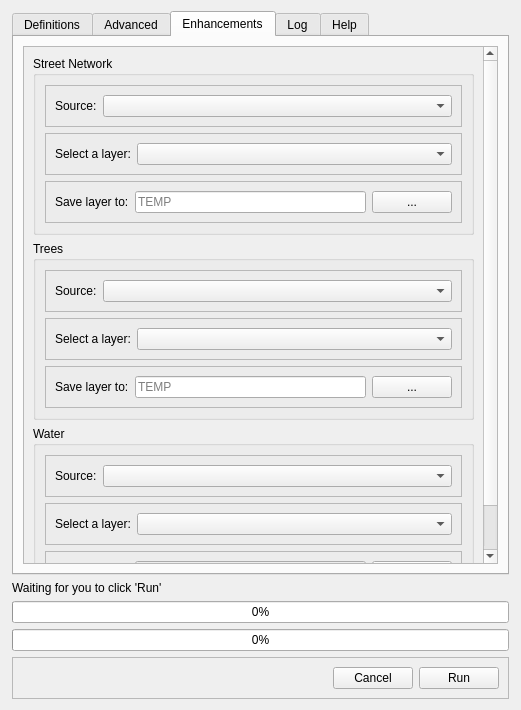
<?xml version="1.0" encoding="UTF-8"?>
<ui version="4.0">
 <class>citygenDialogBase</class>
 <widget class="QDialog" name="citygenDialogBase">
  <property name="geometry">
   <rect>
    <x>0</x>
    <y>0</y>
    <width>521</width>
    <height>710</height>
   </rect>
  </property>
  <property name="windowTitle">
   <string>citygen</string>
  </property>
  <property name="sizeGripEnabled">
   <bool>false</bool>
  </property>
  <layout class="QVBoxLayout" name="verticalLayout">
   <property name="leftMargin">
    <number>12</number>
   </property>
   <property name="rightMargin">
    <number>12</number>
   </property>
   <item>
    <widget class="QTabWidget" name="tabMain">
     <property name="currentIndex">
      <number>2</number>
     </property>
     <property name="usesScrollButtons">
      <bool>true</bool>
     </property>
     <widget class="QWidget" name="tab">
      <attribute name="title">
       <string>Definitions</string>
      </attribute>
      <layout class="QVBoxLayout" name="verticalLayout_13">
       <item>
        <widget class="QScrollArea" name="scrollArea">
         <property name="widgetResizable">
          <bool>true</bool>
         </property>
         <widget class="QWidget" name="scrollAreaWidgetContents">
          <property name="geometry">
           <rect>
            <x>0</x>
            <y>0</y>
            <width>259</width>
            <height>707</height>
           </rect>
          </property>
          <layout class="QVBoxLayout" name="verticalLayout_14">
           <item>
            <widget class="QGroupBox" name="groupBox_2">
             <property name="title">
              <string>Ortho (Aerial Image)</string>
             </property>
             <layout class="QVBoxLayout" name="verticalLayout_6">
              <item>
               <widget class="QFrame" name="frame_3">
                <property name="frameShape">
                 <enum>QFrame::StyledPanel</enum>
                </property>
                <property name="frameShadow">
                 <enum>QFrame::Raised</enum>
                </property>
                <layout class="QHBoxLayout" name="horizontalLayout_5" stretch="0,1">
                 <item>
                  <widget class="QLabel" name="label_5">
                   <property name="text">
                    <string>Source:</string>
                   </property>
                  </widget>
                 </item>
                 <item>
                  <widget class="QComboBox" name="cbxOrthoSource"/>
                 </item>
                </layout>
               </widget>
              </item>
              <item>
               <widget class="QFrame" name="frmOrthoLayer">
                <property name="frameShape">
                 <enum>QFrame::StyledPanel</enum>
                </property>
                <property name="frameShadow">
                 <enum>QFrame::Raised</enum>
                </property>
                <layout class="QHBoxLayout" name="horizontalLayout_6" stretch="0,1">
                 <item>
                  <widget class="QLabel" name="label_6">
                   <property name="text">
                    <string>Select a layer:</string>
                   </property>
                  </widget>
                 </item>
                 <item>
                  <widget class="QComboBox" name="cbxOrthoLayer"/>
                 </item>
                </layout>
               </widget>
              </item>
              <item>
               <widget class="QFrame" name="frmOrthoSateTo">
                <property name="frameShape">
                 <enum>QFrame::StyledPanel</enum>
                </property>
                <property name="frameShadow">
                 <enum>QFrame::Raised</enum>
                </property>
                <layout class="QHBoxLayout" name="horizontalLayout_11">
                 <item>
                  <widget class="QLabel" name="label_8">
                   <property name="text">
                    <string>Save layer to:</string>
                   </property>
                  </widget>
                 </item>
                 <item>
                  <widget class="QLineEdit" name="edtOrthoSateTo">
                   <property name="placeholderText">
                    <string>TEMP</string>
                   </property>
                  </widget>
                 </item>
                 <item>
                  <widget class="QPushButton" name="btnOrthoSateTo">
                   <property name="text">
                    <string>...</string>
                   </property>
                  </widget>
                 </item>
                </layout>
               </widget>
              </item>
             </layout>
            </widget>
           </item>
           <item>
            <widget class="QGroupBox" name="groupBox_3">
             <property name="title">
              <string>Digital Terrain Model (DTM)</string>
             </property>
             <layout class="QVBoxLayout" name="verticalLayout_4">
              <item>
               <widget class="QFrame" name="frame_7">
                <property name="frameShape">
                 <enum>QFrame::StyledPanel</enum>
                </property>
                <property name="frameShadow">
                 <enum>QFrame::Raised</enum>
                </property>
                <layout class="QHBoxLayout" name="horizontalLayout_8" stretch="0,1">
                 <item>
                  <widget class="QLabel" name="label_4">
                   <property name="text">
                    <string>Source:</string>
                   </property>
                  </widget>
                 </item>
                 <item>
                  <widget class="QComboBox" name="cbxDTMSource"/>
                 </item>
                </layout>
               </widget>
              </item>
              <item>
               <widget class="QFrame" name="frmDTMLayer">
                <property name="frameShape">
                 <enum>QFrame::StyledPanel</enum>
                </property>
                <property name="frameShadow">
                 <enum>QFrame::Raised</enum>
                </property>
                <layout class="QHBoxLayout" name="horizontalLayout_7" stretch="0,1">
                 <item>
                  <widget class="QLabel" name="label_2">
                   <property name="text">
                    <string>Select a layer:</string>
                   </property>
                  </widget>
                 </item>
                 <item>
                  <widget class="QComboBox" name="cbxDTMLayer"/>
                 </item>
                </layout>
               </widget>
              </item>
              <item>
               <widget class="QFrame" name="frmDTMSateTo">
                <property name="frameShape">
                 <enum>QFrame::StyledPanel</enum>
                </property>
                <property name="frameShadow">
                 <enum>QFrame::Raised</enum>
                </property>
                <layout class="QHBoxLayout" name="horizontalLayout_9">
                 <item>
                  <widget class="QLabel" name="label_9">
                   <property name="text">
                    <string>Save layer to:</string>
                   </property>
                  </widget>
                 </item>
                 <item>
                  <widget class="QLineEdit" name="edtDTMSateTo">
                   <property name="placeholderText">
                    <string>TEMP</string>
                   </property>
                  </widget>
                 </item>
                 <item>
                  <widget class="QPushButton" name="btnDTMSateTo">
                   <property name="text">
                    <string>...</string>
                   </property>
                  </widget>
                 </item>
                </layout>
               </widget>
              </item>
             </layout>
            </widget>
           </item>
           <item>
            <widget class="QGroupBox" name="groupBox">
             <property name="title">
              <string>Digital Surface Model (DSM)</string>
             </property>
             <property name="alignment">
              <set>Qt::AlignJustify|Qt::AlignTop</set>
             </property>
             <layout class="QVBoxLayout" name="verticalLayout_2">
              <property name="leftMargin">
               <number>12</number>
              </property>
              <property name="rightMargin">
               <number>12</number>
              </property>
              <item>
               <widget class="QFrame" name="frame">
                <property name="frameShape">
                 <enum>QFrame::StyledPanel</enum>
                </property>
                <property name="frameShadow">
                 <enum>QFrame::Raised</enum>
                </property>
                <layout class="QHBoxLayout" name="horizontalLayout" stretch="0,1">
                 <item>
                  <widget class="QLabel" name="label">
                   <property name="text">
                    <string>Source:</string>
                   </property>
                  </widget>
                 </item>
                 <item>
                  <widget class="QComboBox" name="cbxDSMSource"/>
                 </item>
                </layout>
               </widget>
              </item>
              <item>
               <widget class="QFrame" name="frmDSMLayer">
                <property name="enabled">
                 <bool>true</bool>
                </property>
                <property name="frameShape">
                 <enum>QFrame::StyledPanel</enum>
                </property>
                <property name="frameShadow">
                 <enum>QFrame::Raised</enum>
                </property>
                <layout class="QHBoxLayout" name="horizontalLayout_3" stretch="0,1">
                 <item>
                  <widget class="QLabel" name="label_3">
                   <property name="text">
                    <string>Select a layer:</string>
                   </property>
                  </widget>
                 </item>
                 <item>
                  <widget class="QComboBox" name="cbxDSMLayer"/>
                 </item>
                </layout>
               </widget>
              </item>
              <item>
               <widget class="QFrame" name="frmDSMSateTo">
                <property name="frameShape">
                 <enum>QFrame::StyledPanel</enum>
                </property>
                <property name="frameShadow">
                 <enum>QFrame::Raised</enum>
                </property>
                <layout class="QHBoxLayout" name="horizontalLayout_10">
                 <item>
                  <widget class="QLabel" name="label_7">
                   <property name="text">
                    <string>Save layer to:</string>
                   </property>
                  </widget>
                 </item>
                 <item>
                  <widget class="QLineEdit" name="edtDSMSateTo">
                   <property name="placeholderText">
                    <string>TEMP</string>
                   </property>
                  </widget>
                 </item>
                 <item>
                  <widget class="QPushButton" name="btnDSMSateTo">
                   <property name="text">
                    <string>...</string>
                   </property>
                  </widget>
                 </item>
                </layout>
               </widget>
              </item>
             </layout>
            </widget>
           </item>
          </layout>
         </widget>
        </widget>
       </item>
      </layout>
     </widget>
     <widget class="QWidget" name="tab_2">
      <attribute name="title">
       <string>Advanced</string>
      </attribute>
      <layout class="QVBoxLayout" name="verticalLayout_3">
       <item>
        <widget class="QScrollArea" name="scrollArea_2">
         <property name="widgetResizable">
          <bool>true</bool>
         </property>
         <widget class="QWidget" name="scrollAreaWidgetContents_2">
          <property name="geometry">
           <rect>
            <x>0</x>
            <y>0</y>
            <width>350</width>
            <height>461</height>
           </rect>
          </property>
          <layout class="QVBoxLayout" name="verticalLayout_17">
           <item>
            <widget class="QGroupBox" name="groupBox_6">
             <property name="title">
              <string>Footprint</string>
             </property>
             <layout class="QVBoxLayout" name="verticalLayout_15">
              <item>
               <widget class="QFrame" name="frame_10">
                <property name="frameShape">
                 <enum>QFrame::StyledPanel</enum>
                </property>
                <property name="frameShadow">
                 <enum>QFrame::Raised</enum>
                </property>
                <layout class="QHBoxLayout" name="horizontalLayout_16" stretch="0,1">
                 <item>
                  <widget class="QLabel" name="label_16">
                   <property name="text">
                    <string>Source:</string>
                   </property>
                  </widget>
                 </item>
                 <item>
                  <widget class="QComboBox" name="cbxFootprintSource"/>
                 </item>
                </layout>
               </widget>
              </item>
              <item>
               <widget class="QFrame" name="frmFootprintLayer">
                <property name="frameShape">
                 <enum>QFrame::StyledPanel</enum>
                </property>
                <property name="frameShadow">
                 <enum>QFrame::Raised</enum>
                </property>
                <layout class="QHBoxLayout" name="horizontalLayout_19" stretch="0,1">
                 <item>
                  <widget class="QLabel" name="label_17">
                   <property name="text">
                    <string>Select a layer:</string>
                   </property>
                  </widget>
                 </item>
                 <item>
                  <widget class="QComboBox" name="cbxFootprintLayer"/>
                 </item>
                </layout>
               </widget>
              </item>
              <item>
               <widget class="QFrame" name="frmFootprintSateTo">
                <property name="frameShape">
                 <enum>QFrame::StyledPanel</enum>
                </property>
                <property name="frameShadow">
                 <enum>QFrame::Raised</enum>
                </property>
                <layout class="QHBoxLayout" name="horizontalLayout_20" stretch="0,1,0">
                 <item>
                  <widget class="QLabel" name="label_18">
                   <property name="text">
                    <string>Save layer to:</string>
                   </property>
                  </widget>
                 </item>
                 <item>
                  <widget class="QLineEdit" name="edtFootprintSateTo">
                   <property name="placeholderText">
                    <string>TEMP</string>
                   </property>
                  </widget>
                 </item>
                 <item>
                  <widget class="QPushButton" name="btnFootprintSateTo">
                   <property name="text">
                    <string>...</string>
                   </property>
                  </widget>
                 </item>
                </layout>
               </widget>
              </item>
              <item>
               <widget class="QGroupBox" name="groupBox_7">
                <property name="title">
                 <string>Building Height Identification</string>
                </property>
                <layout class="QVBoxLayout" name="verticalLayout_16">
                 <item>
                  <widget class="QFrame" name="frame_12">
                   <property name="frameShape">
                    <enum>QFrame::StyledPanel</enum>
                   </property>
                   <property name="frameShadow">
                    <enum>QFrame::Raised</enum>
                   </property>
                   <layout class="QHBoxLayout" name="horizontalLayout_21" stretch="0,1">
                    <item>
                     <widget class="QLabel" name="label_12">
                      <property name="text">
                       <string>Building Height Method:</string>
                      </property>
                     </widget>
                    </item>
                    <item>
                     <widget class="QComboBox" name="cbxBuildingHeightMethod">
                      <property name="currentIndex">
                       <number>-1</number>
                      </property>
                     </widget>
                    </item>
                   </layout>
                  </widget>
                 </item>
                </layout>
               </widget>
              </item>
             </layout>
            </widget>
           </item>
           <item>
            <widget class="QGroupBox" name="groupBox_5">
             <property name="title">
              <string>Other</string>
             </property>
             <layout class="QVBoxLayout" name="verticalLayout_10">
              <item>
               <widget class="QFrame" name="frame_6">
                <property name="frameShape">
                 <enum>QFrame::StyledPanel</enum>
                </property>
                <property name="frameShadow">
                 <enum>QFrame::Raised</enum>
                </property>
                <layout class="QHBoxLayout" name="horizontalLayout_13" stretch="0,1">
                 <item>
                  <widget class="QLabel" name="label_11">
                   <property name="text">
                    <string>Clipping Polygon:</string>
                   </property>
                  </widget>
                 </item>
                 <item>
                  <widget class="QComboBox" name="cmbClip"/>
                 </item>
                </layout>
               </widget>
              </item>
             </layout>
            </widget>
           </item>
           <item>
            <spacer name="verticalSpacer_2">
             <property name="orientation">
              <enum>Qt::Vertical</enum>
             </property>
             <property name="sizeHint" stdset="0">
              <size>
               <width>20</width>
               <height>40</height>
              </size>
             </property>
            </spacer>
           </item>
          </layout>
         </widget>
        </widget>
       </item>
      </layout>
     </widget>
     <widget class="QWidget" name="tab_3">
      <attribute name="title">
       <string>Enhancements</string>
      </attribute>
      <layout class="QVBoxLayout" name="verticalLayout_8">
       <item>
        <widget class="QScrollArea" name="scrollArea_3">
         <property name="widgetResizable">
          <bool>true</bool>
         </property>
         <widget class="QWidget" name="scrollAreaWidgetContents_3">
          <property name="geometry">
           <rect>
            <x>0</x>
            <y>0</y>
            <width>449</width>
            <height>707</height>
           </rect>
          </property>
          <layout class="QVBoxLayout" name="verticalLayout_18">
           <item>
            <widget class="QGroupBox" name="groupBox_4">
             <property name="title">
              <string>Street Network</string>
             </property>
             <layout class="QVBoxLayout" name="verticalLayout_9">
              <item>
               <widget class="QFrame" name="frame_9">
                <property name="frameShape">
                 <enum>QFrame::StyledPanel</enum>
                </property>
                <property name="frameShadow">
                 <enum>QFrame::Raised</enum>
                </property>
                <layout class="QHBoxLayout" name="horizontalLayout_12" stretch="0,1">
                 <item>
                  <widget class="QLabel" name="label_10">
                   <property name="text">
                    <string>Source:</string>
                   </property>
                  </widget>
                 </item>
                 <item>
                  <widget class="QComboBox" name="cbxStreetSource"/>
                 </item>
                </layout>
               </widget>
              </item>
              <item>
               <widget class="QFrame" name="frmStreetLayer">
                <property name="frameShape">
                 <enum>QFrame::StyledPanel</enum>
                </property>
                <property name="frameShadow">
                 <enum>QFrame::Raised</enum>
                </property>
                <layout class="QHBoxLayout" name="horizontalLayout_15" stretch="0,1">
                 <item>
                  <widget class="QLabel" name="label_13">
                   <property name="text">
                    <string>Select a layer:</string>
                   </property>
                  </widget>
                 </item>
                 <item>
                  <widget class="QComboBox" name="cbxStreetLayer"/>
                 </item>
                </layout>
               </widget>
              </item>
              <item>
               <widget class="QFrame" name="frmStreetSateTo">
                <property name="frameShape">
                 <enum>QFrame::StyledPanel</enum>
                </property>
                <property name="frameShadow">
                 <enum>QFrame::Raised</enum>
                </property>
                <layout class="QHBoxLayout" name="horizontalLayout_17">
                 <item>
                  <widget class="QLabel" name="label_14">
                   <property name="text">
                    <string>Save layer to:</string>
                   </property>
                  </widget>
                 </item>
                 <item>
                  <widget class="QLineEdit" name="edtStreetSateTo">
                   <property name="placeholderText">
                    <string>TEMP</string>
                   </property>
                  </widget>
                 </item>
                 <item>
                  <widget class="QPushButton" name="btnStreetSateTo">
                   <property name="text">
                    <string>...</string>
                   </property>
                  </widget>
                 </item>
                </layout>
               </widget>
              </item>
             </layout>
            </widget>
           </item>
           <item>
            <widget class="QGroupBox" name="groupBox_8">
             <property name="title">
              <string>Trees</string>
             </property>
             <layout class="QVBoxLayout" name="verticalLayout_11">
              <item>
               <widget class="QFrame" name="frame_11">
                <property name="frameShape">
                 <enum>QFrame::StyledPanel</enum>
                </property>
                <property name="frameShadow">
                 <enum>QFrame::Raised</enum>
                </property>
                <layout class="QHBoxLayout" name="horizontalLayout_18" stretch="0,1">
                 <item>
                  <widget class="QLabel" name="label_15">
                   <property name="text">
                    <string>Source:</string>
                   </property>
                  </widget>
                 </item>
                 <item>
                  <widget class="QComboBox" name="cbxTreeSource"/>
                 </item>
                </layout>
               </widget>
              </item>
              <item>
               <widget class="QFrame" name="frmTreeLayer">
                <property name="frameShape">
                 <enum>QFrame::StyledPanel</enum>
                </property>
                <property name="frameShadow">
                 <enum>QFrame::Raised</enum>
                </property>
                <layout class="QHBoxLayout" name="horizontalLayout_22" stretch="0,1">
                 <item>
                  <widget class="QLabel" name="label_19">
                   <property name="text">
                    <string>Select a layer:</string>
                   </property>
                  </widget>
                 </item>
                 <item>
                  <widget class="QComboBox" name="cbxTreeLayer"/>
                 </item>
                </layout>
               </widget>
              </item>
              <item>
               <widget class="QFrame" name="frmTreeSateTo">
                <property name="frameShape">
                 <enum>QFrame::StyledPanel</enum>
                </property>
                <property name="frameShadow">
                 <enum>QFrame::Raised</enum>
                </property>
                <layout class="QHBoxLayout" name="horizontalLayout_23">
                 <item>
                  <widget class="QLabel" name="label_20">
                   <property name="text">
                    <string>Save layer to:</string>
                   </property>
                  </widget>
                 </item>
                 <item>
                  <widget class="QLineEdit" name="edtTreeSateTo">
                   <property name="placeholderText">
                    <string>TEMP</string>
                   </property>
                  </widget>
                 </item>
                 <item>
                  <widget class="QPushButton" name="btnTreeSateTo">
                   <property name="text">
                    <string>...</string>
                   </property>
                  </widget>
                 </item>
                </layout>
               </widget>
              </item>
             </layout>
            </widget>
           </item>
           <item>
            <widget class="QGroupBox" name="groupBox_9">
             <property name="title">
              <string>Water</string>
             </property>
             <layout class="QVBoxLayout" name="verticalLayout_12">
              <item>
               <widget class="QFrame" name="frame_13">
                <property name="frameShape">
                 <enum>QFrame::StyledPanel</enum>
                </property>
                <property name="frameShadow">
                 <enum>QFrame::Raised</enum>
                </property>
                <layout class="QHBoxLayout" name="horizontalLayout_24" stretch="0,1">
                 <item>
                  <widget class="QLabel" name="label_21">
                   <property name="text">
                    <string>Source:</string>
                   </property>
                  </widget>
                 </item>
                 <item>
                  <widget class="QComboBox" name="cbxWaterSource"/>
                 </item>
                </layout>
               </widget>
              </item>
              <item>
               <widget class="QFrame" name="frmWaterLayer">
                <property name="frameShape">
                 <enum>QFrame::StyledPanel</enum>
                </property>
                <property name="frameShadow">
                 <enum>QFrame::Raised</enum>
                </property>
                <layout class="QHBoxLayout" name="horizontalLayout_25" stretch="0,1">
                 <item>
                  <widget class="QLabel" name="label_22">
                   <property name="text">
                    <string>Select a layer:</string>
                   </property>
                  </widget>
                 </item>
                 <item>
                  <widget class="QComboBox" name="cbxWaterLayer"/>
                 </item>
                </layout>
               </widget>
              </item>
              <item>
               <widget class="QFrame" name="frmWaterSateTo">
                <property name="frameShape">
                 <enum>QFrame::StyledPanel</enum>
                </property>
                <property name="frameShadow">
                 <enum>QFrame::Raised</enum>
                </property>
                <layout class="QHBoxLayout" name="horizontalLayout_26">
                 <item>
                  <widget class="QLabel" name="label_23">
                   <property name="text">
                    <string>Save layer to:</string>
                   </property>
                  </widget>
                 </item>
                 <item>
                  <widget class="QLineEdit" name="edtWaterSateTo">
                   <property name="placeholderText">
                    <string>TEMP</string>
                   </property>
                  </widget>
                 </item>
                 <item>
                  <widget class="QPushButton" name="btnWaterSateTo">
                   <property name="text">
                    <string>...</string>
                   </property>
                  </widget>
                 </item>
                </layout>
               </widget>
              </item>
             </layout>
            </widget>
           </item>
          </layout>
         </widget>
        </widget>
       </item>
      </layout>
     </widget>
     <widget class="QWidget" name="TbLog">
      <attribute name="title">
       <string>Log</string>
      </attribute>
      <layout class="QVBoxLayout" name="verticalLayout_5">
       <item>
        <widget class="QFrame" name="frame_2">
         <property name="frameShape">
          <enum>QFrame::StyledPanel</enum>
         </property>
         <property name="frameShadow">
          <enum>QFrame::Raised</enum>
         </property>
         <layout class="QHBoxLayout" name="horizontalLayout_2" stretch="1,0">
          <item>
           <spacer name="horizontalSpacer">
            <property name="orientation">
             <enum>Qt::Horizontal</enum>
            </property>
            <property name="sizeHint" stdset="0">
             <size>
              <width>358</width>
              <height>20</height>
             </size>
            </property>
           </spacer>
          </item>
          <item>
           <widget class="QPushButton" name="btnClear">
            <property name="text">
             <string>Clear</string>
            </property>
           </widget>
          </item>
         </layout>
        </widget>
       </item>
       <item>
        <widget class="QTextEdit" name="txtLog"/>
       </item>
      </layout>
     </widget>
     <widget class="QWidget" name="TbHelp">
      <attribute name="title">
       <string>Help</string>
      </attribute>
      <layout class="QVBoxLayout" name="verticalLayout_7">
       <item>
        <widget class="QFrame" name="frame_8">
         <property name="frameShape">
          <enum>QFrame::StyledPanel</enum>
         </property>
         <property name="frameShadow">
          <enum>QFrame::Raised</enum>
         </property>
         <layout class="QHBoxLayout" name="horizontalLayout_14">
          <item>
           <spacer name="horizontalSpacer_3">
            <property name="orientation">
             <enum>Qt::Horizontal</enum>
            </property>
            <property name="sizeHint" stdset="0">
             <size>
              <width>40</width>
              <height>20</height>
             </size>
            </property>
           </spacer>
          </item>
          <item>
           <widget class="QPushButton" name="btnFixCRS">
            <property name="text">
             <string>Set Project CRS to EPSG 3395</string>
            </property>
           </widget>
          </item>
         </layout>
        </widget>
       </item>
       <item>
        <widget class="QTextEdit" name="textEdit">
         <property name="html">
          <string>&lt;!DOCTYPE HTML PUBLIC &quot;-//W3C//DTD HTML 4.0//EN&quot; &quot;http://www.w3.org/TR/REC-html40/strict.dtd&quot;&gt;
&lt;html&gt;&lt;head&gt;&lt;meta name=&quot;qrichtext&quot; content=&quot;1&quot; /&gt;&lt;style type=&quot;text/css&quot;&gt;
p, li { white-space: pre-wrap; }
&lt;/style&gt;&lt;/head&gt;&lt;body style=&quot; font-family:'.AppleSystemUIFont'; font-size:13pt; font-weight:400; font-style:normal;&quot;&gt;
&lt;p style=&quot; margin-top:0px; margin-bottom:0px; margin-left:0px; margin-right:0px; -qt-block-indent:0; text-indent:0px;&quot;&gt;&lt;span style=&quot; font-size:24pt; font-weight:600;&quot;&gt;Exporting Model&lt;/span&gt;&lt;/p&gt;
&lt;p style=&quot; margin-top:0px; margin-bottom:0px; margin-left:0px; margin-right:0px; -qt-block-indent:0; text-indent:0px;&quot;&gt;You can use QGIS 3D View (View &amp;gt; New 3D View Menu) to explore the generated model or you can export the model to a file.&lt;/p&gt;
&lt;p style=&quot;-qt-paragraph-type:empty; margin-top:0px; margin-bottom:0px; margin-left:0px; margin-right:0px; -qt-block-indent:0; text-indent:0px;&quot;&gt;&lt;br /&gt;&lt;/p&gt;
&lt;p style=&quot; margin-top:0px; margin-bottom:0px; margin-left:0px; margin-right:0px; -qt-block-indent:0; text-indent:0px;&quot;&gt;&lt;span style=&quot; font-size:18pt;&quot;&gt;CityGML&lt;/span&gt;&lt;/p&gt;
&lt;p style=&quot; margin-top:0px; margin-bottom:0px; margin-left:0px; margin-right:0px; -qt-block-indent:0; text-indent:0px;&quot;&gt;To export the model to CityGML you can use &amp;quot;&lt;a href=&quot;https://plugins.qgis.org/plugins/gml_application_schema_toolbox/&quot;&gt;&lt;span style=&quot; text-decoration: underline; color:#0000ff;&quot;&gt;QGIS GML Application Schema Toolbox&lt;/span&gt;&lt;/a&gt;&amp;quot; plugin for QGIS.&lt;/p&gt;
&lt;p style=&quot;-qt-paragraph-type:empty; margin-top:0px; margin-bottom:0px; margin-left:0px; margin-right:0px; -qt-block-indent:0; text-indent:0px;&quot;&gt;&lt;br /&gt;&lt;/p&gt;
&lt;p style=&quot;-qt-paragraph-type:empty; margin-top:0px; margin-bottom:0px; margin-left:0px; margin-right:0px; -qt-block-indent:0; text-indent:0px;&quot;&gt;&lt;br /&gt;&lt;/p&gt;
&lt;p style=&quot;-qt-paragraph-type:empty; margin-top:0px; margin-bottom:0px; margin-left:0px; margin-right:0px; -qt-block-indent:0; text-indent:0px;&quot;&gt;&lt;br /&gt;&lt;/p&gt;
&lt;p style=&quot; margin-top:0px; margin-bottom:0px; margin-left:0px; margin-right:0px; -qt-block-indent:0; text-indent:0px;&quot;&gt;&lt;span style=&quot; font-size:24pt; font-weight:600;&quot;&gt;Troubleshooting&lt;/span&gt;&lt;/p&gt;
&lt;p style=&quot;-qt-paragraph-type:empty; margin-top:0px; margin-bottom:0px; margin-left:0px; margin-right:0px; -qt-block-indent:0; text-indent:0px;&quot;&gt;&lt;br /&gt;&lt;/p&gt;
&lt;p style=&quot; margin-top:0px; margin-bottom:0px; margin-left:0px; margin-right:0px; -qt-block-indent:0; text-indent:0px;&quot;&gt;&lt;span style=&quot; font-size:18pt;&quot;&gt;Unsupported CRS on openning 3D View&lt;/span&gt;&lt;/p&gt;
&lt;p style=&quot; margin-top:0px; margin-bottom:0px; margin-left:0px; margin-right:0px; -qt-block-indent:0; text-indent:0px;&quot;&gt;Message: &amp;quot;3D view currently does not support unprojected coordinate reference systems (CRS). Please switch project's CRS to a projected CRS.&amp;quot;&lt;/p&gt;
&lt;p style=&quot;-qt-paragraph-type:empty; margin-top:0px; margin-bottom:0px; margin-left:0px; margin-right:0px; -qt-block-indent:0; text-indent:0px;&quot;&gt;&lt;br /&gt;&lt;/p&gt;
&lt;p style=&quot; margin-top:0px; margin-bottom:0px; margin-left:0px; margin-right:0px; -qt-block-indent:0; text-indent:0px;&quot;&gt;Solution: Change the Project CRS to 'WGS 84 / World Mercator&amp;quot; (EPSG 3395) or simply Open Citygen plugin and go to Help tab and click on Fix CRS button. Close the plugin and try it again.&lt;/p&gt;
&lt;p style=&quot;-qt-paragraph-type:empty; margin-top:0px; margin-bottom:0px; margin-left:0px; margin-right:0px; -qt-block-indent:0; text-indent:0px;&quot;&gt;&lt;br /&gt;&lt;/p&gt;&lt;/body&gt;&lt;/html&gt;</string>
         </property>
        </widget>
       </item>
      </layout>
     </widget>
    </widget>
   </item>
   <item>
    <widget class="QLabel" name="lblStepDescription">
     <property name="text">
      <string>Waiting for you to click 'Run'</string>
     </property>
    </widget>
   </item>
   <item>
    <widget class="QProgressBar" name="prgStepProgress">
     <property name="value">
      <number>0</number>
     </property>
    </widget>
   </item>
   <item>
    <widget class="QProgressBar" name="prgOverallProgress">
     <property name="value">
      <number>0</number>
     </property>
    </widget>
   </item>
   <item>
    <widget class="QFrame" name="frame_4">
     <property name="frameShape">
      <enum>QFrame::StyledPanel</enum>
     </property>
     <property name="frameShadow">
      <enum>QFrame::Raised</enum>
     </property>
     <layout class="QHBoxLayout" name="horizontalLayout_4">
      <item>
       <spacer name="horizontalSpacer_2">
        <property name="orientation">
         <enum>Qt::Horizontal</enum>
        </property>
        <property name="sizeHint" stdset="0">
         <size>
          <width>194</width>
          <height>20</height>
         </size>
        </property>
       </spacer>
      </item>
      <item>
       <widget class="QPushButton" name="btnCancel">
        <property name="text">
         <string>Cancel</string>
        </property>
       </widget>
      </item>
      <item>
       <widget class="QPushButton" name="btnRun">
        <property name="text">
         <string>Run</string>
        </property>
       </widget>
      </item>
     </layout>
    </widget>
   </item>
  </layout>
 </widget>
 <resources/>
 <connections/>
</ui>
